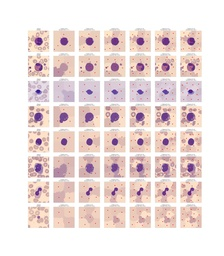
#> input picture Analysis/Analysis_KmeansXYRGB_8cells_4x6x8x10x12x14.jpg, 224 x 256 px, shrunk from 3500 x 4000 before the run
$ python -i Filtering.py   (imports and definitions only)
#> lines starting #> are read from the running program, lines starting #| are printed output that depends on the picture
import numpy as np
import time
from sklearn.cluster import AgglomerativeClustering
from sklearn.cluster import KMeans
import cv2 # OpenCV to read images
from sklearn.cluster import MeanShift, estimate_bandwidth


# [123 lines left out: functions filter_color_threshold, filter_MeanShift, filter_Kmeans1, filter_Kmeans2, not called in this run]

def EqualizerImg(img) :
    '''
    Cette fonction permet de lire l'image en couleur ensuite la transformer dans différents codages couleurs. Principalement
    YUV, Y représente la luminance (informations de luminosité) tandis que les deux autres (U et V) sont des données de
    chrominance (informations de couleur). ensuite on égalise ((amélioration du contraste)) l'image en YUV.

    après ces étapes on appliquera un filtre pour débruiter l'image qui est le filtre non-local means.
    --------------------------------------------------------------------
    paramètre :
        img : c'est le path où aller recupérer l'image + le nom de l'image en question

    '''
    img = cv2.imread(img, cv2.IMREAD_COLOR)
#> img is the input picture: shape (256, 224, 3); mean B, G, R 223.2, 224.7, 238.2
    img = cv2.cvtColor(img,cv2.COLOR_BGR2RGB)

    # Egalisation de l'image
    img_yuv = cv2.cvtColor(img,cv2.COLOR_BGR2YUV)
#> img_yuv: shape (256, 224, 3); mean of channels 0, 1, 2 225.8, 134.1, 125.7
    img_yuv[:,:,0] = cv2.equalizeHist(img_yuv[:,:,0])
#> img_yuv: shape (256, 224, 3); mean of channels 0, 1, 2 142.5, 134.1, 125.7
    img_equ = cv2.cvtColor(img_yuv, cv2.COLOR_YUV2RGB)
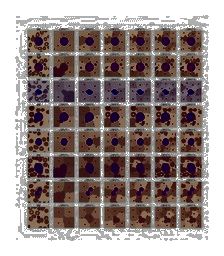
#> img_equ: shape (256, 224, 3); mean B, G, R 139.8, 142, 154.8

    # Appliquer le filtre 'non-local means filter' sur img
    dst_img = cv2.fastNlMeansDenoisingColored(src=img_equ,
                                              dst=None,
                                              h=10,
                                              hColor=10,
                                              templateWindowSize=7,
                                              searchWindowSize=21)
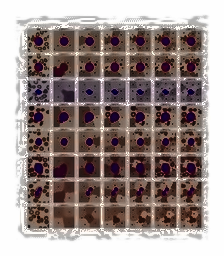
#> dst_img: shape (256, 224, 3); mean B, G, R 139, 141.8, 155.4
    return dst_img


# [41 lines left out: function filter_KmeansXYRGB, not called in this run]

>>> result = EqualizerImg('Analysis/Analysis_KmeansXYRGB_8cells_4x6x8x10x12x14.jpg')

$ run again, on Analysis/Analysis_KmeansXYRGB_8cells_9x10x11.jpg
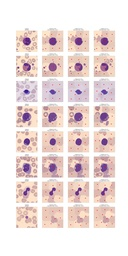
#> input picture Analysis/Analysis_KmeansXYRGB_8cells_9x10x11.jpg, 128 x 256 px, shrunk from 2000 x 4000 before the run
#> in EqualizerImg, img is the input picture: shape (256, 128, 3); mean B, G, R 223.3, 224.8, 238.3
#> in EqualizerImg, `img_equ = cv2.cvtColor(img_yuv, cv2.COLOR_YUV2RGB)`:
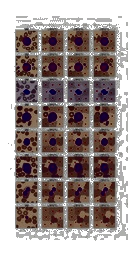
#> img_equ: shape (256, 128, 3); mean B, G, R 139.7, 141.8, 154.5
#> in EqualizerImg, `dst_img = cv2.fastNlMeansDenoisingColored(src=img_equ, dst=None, h=10,..`:
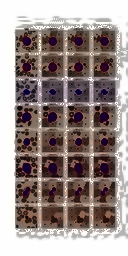
#> dst_img: shape (256, 128, 3); mean B, G, R 138.7, 141.4, 154.7

$ run again, on Analysis/Analysis_Kmeans_16cells_2x4x5x6x8.jpg
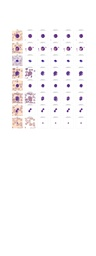
#> input picture Analysis/Analysis_Kmeans_16cells_2x4x5x6x8.jpg, 96 x 256 px, shrunk from 3000 x 8000 before the run
#> in EqualizerImg, img is the input picture: shape (256, 96, 3); mean B, G, R 249.3, 248.5, 250.3
#> in EqualizerImg, `img_equ = cv2.cvtColor(img_yuv, cv2.COLOR_YUV2RGB)`:
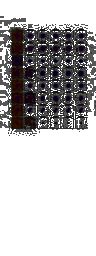
#> img_equ: shape (256, 96, 3); mean B, G, R 186.2, 185.5, 187
